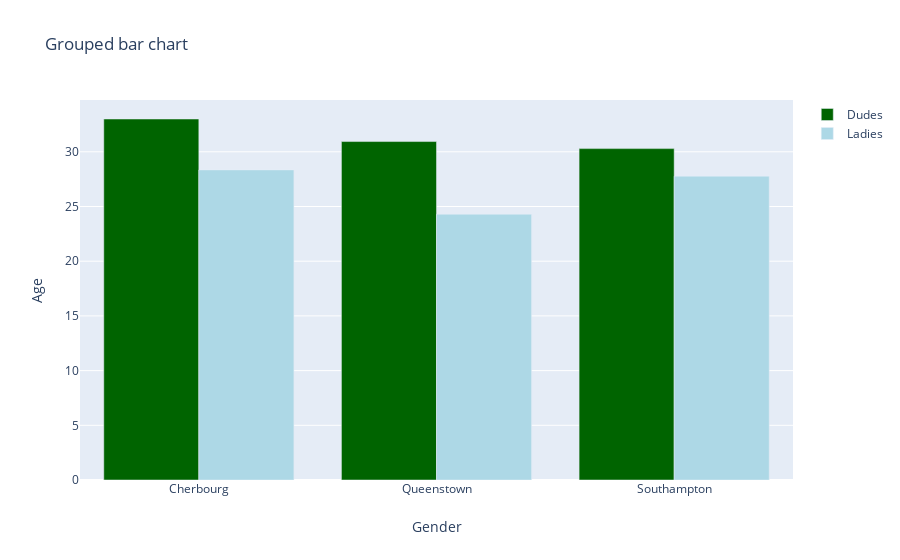
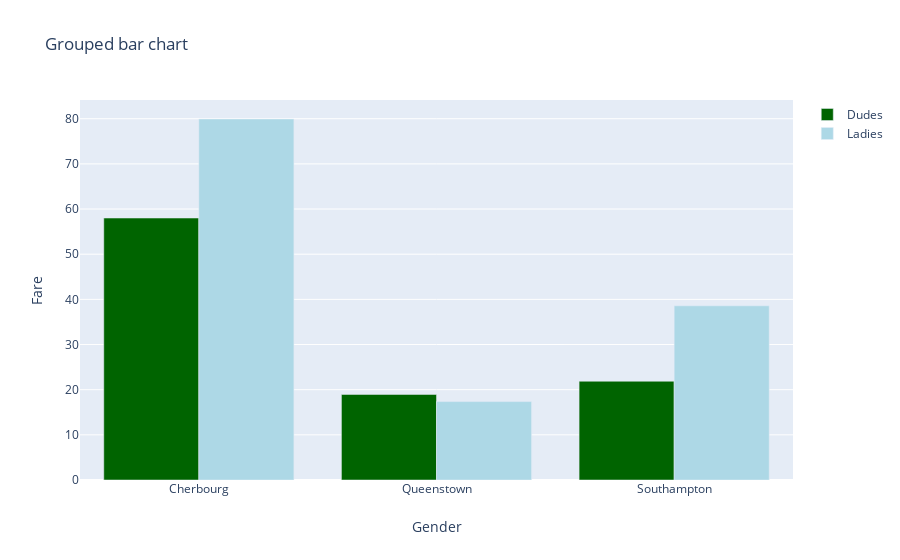
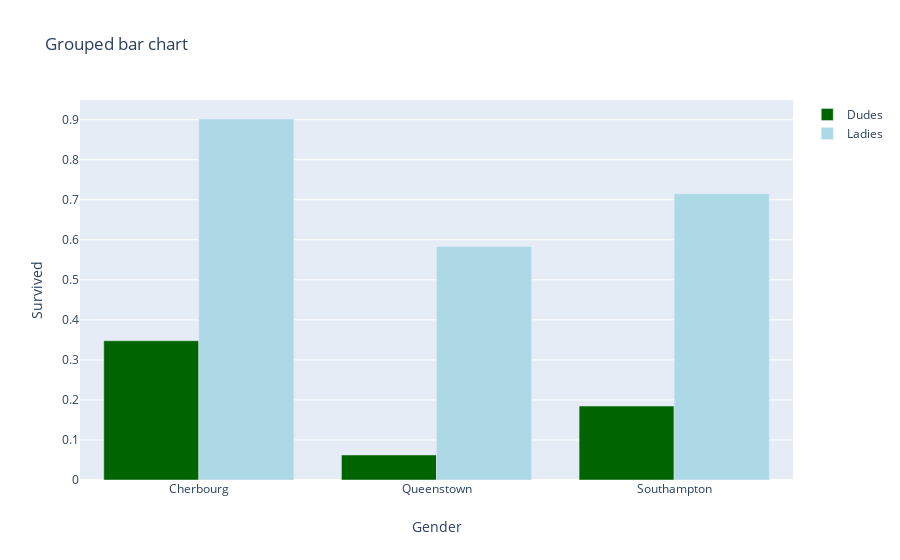

Write notebook code for charts like these, in order.
### Code cell
for varname in continuous_variables:
    make_my_cool_figure(varname)

### Figure 1 — Plotly figure (JSON) as saved in the notebook; plotly's stock layout.template omitted (floating-point values rounded to 4 significant figures)
{"data": [{"marker": {"color": "darkgreen"}, "name": "Dudes", "type": "bar", "x": ["Cherbourg", "Queenstown", "Southampton"], "y": [33.0, 30.94, 30.29]}, {"marker": {"color": "lightblue"}, "name": "Ladies", "type": "bar", "x": ["Cherbourg", "Queenstown", "Southampton"], "y": [28.34, 24.29, 27.77]}], "layout": {"title": {"text": "Grouped bar chart"}, "xaxis": {"title": {"text": "Gender"}}, "yaxis": {"title": {"text": "Age"}}}}

### Figure 2 — Plotly figure (JSON) as saved in the notebook; plotly's stock layout.template omitted (floating-point values rounded to 4 significant figures)
{"data": [{"marker": {"color": "darkgreen"}, "name": "Dudes", "type": "bar", "x": ["Cherbourg", "Queenstown", "Southampton"], "y": [58.01, 18.94, 21.87]}, {"marker": {"color": "lightblue"}, "name": "Ladies", "type": "bar", "x": ["Cherbourg", "Queenstown", "Southampton"], "y": [79.94, 17.36, 38.57]}], "layout": {"title": {"text": "Grouped bar chart"}, "xaxis": {"title": {"text": "Gender"}}, "yaxis": {"title": {"text": "Fare"}}}}

### Figure 3 — Plotly figure (JSON) as saved in the notebook; plotly's stock layout.template omitted (floating-point values rounded to 4 significant figures)
{"data": [{"marker": {"color": "darkgreen"}, "name": "Dudes", "type": "bar", "x": ["Cherbourg", "Queenstown", "Southampton"], "y": [0.3478, 0.0625, 0.1848]}, {"marker": {"color": "lightblue"}, "name": "Ladies", "type": "bar", "x": ["Cherbourg", "Queenstown", "Southampton"], "y": [0.9016, 0.5833, 0.7151]}], "layout": {"title": {"text": "Grouped bar chart"}, "xaxis": {"title": {"text": "Gender"}}, "yaxis": {"title": {"text": "Survived"}}}}
